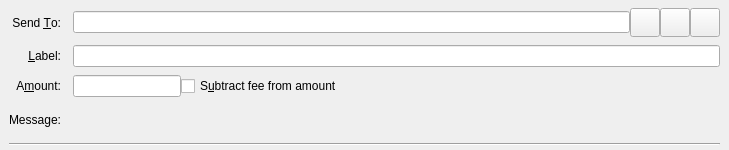
<?xml version="1.0" encoding="UTF-8"?>
<ui version="4.0">
 <class>SendCoinsEntry</class>
 <widget class="QStackedWidget" name="SendCoinsEntry">
  <property name="geometry">
   <rect>
    <x>0</x>
    <y>0</y>
    <width>729</width>
    <height>150</height>
   </rect>
  </property>
  <property name="focusPolicy">
   <enum>Qt::TabFocus</enum>
  </property>
  <property name="autoFillBackground">
   <bool>false</bool>
  </property>
  <widget class="QFrame" name="SendCoins">
   <property name="toolTip">
    <string>This is a normal payment.</string>
   </property>
   <property name="frameShape">
    <enum>QFrame::NoFrame</enum>
   </property>
   <layout class="QGridLayout" name="gridLayout">
    <property name="topMargin">
     <number>8</number>
    </property>
    <property name="bottomMargin">
     <number>4</number>
    </property>
    <property name="horizontalSpacing">
     <number>12</number>
    </property>
    <property name="verticalSpacing">
     <number>8</number>
    </property>
    <item row="3" column="1">
     <widget class="QLabel" name="messageTextLabel">
      <property name="toolTip">
       <string>A message that was attached to the avian: URI which will be stored with the transaction for your reference. Note: This message will not be sent over the Avian network.</string>
      </property>
      <property name="textFormat">
       <enum>Qt::PlainText</enum>
      </property>
     </widget>
    </item>
    <item row="1" column="0">
     <widget class="QLabel" name="labellLabel">
      <property name="text">
       <string>&amp;Label:</string>
      </property>
      <property name="alignment">
       <set>Qt::AlignRight|Qt::AlignTrailing|Qt::AlignVCenter</set>
      </property>
      <property name="buddy">
       <cstring>addAsLabel</cstring>
      </property>
     </widget>
    </item>
    <item row="2" column="1">
     <layout class="QHBoxLayout" name="horizontalLayoutAmount" stretch="0,1">
      <item>
       <widget class="AvianAmountField" name="payAmount"/>
      </item>
      <item>
       <widget class="QCheckBox" name="checkboxSubtractFeeFromAmount">
        <property name="toolTip">
         <string>The fee will be deducted from the amount being sent. The recipient will receive less avians than you enter in the amount field. If multiple recipients are selected, the fee is split equally.</string>
        </property>
        <property name="text">
         <string>S&amp;ubtract fee from amount</string>
        </property>
       </widget>
      </item>
     </layout>
    </item>
    <item row="0" column="1">
     <layout class="QHBoxLayout" name="payToLayout">
      <property name="spacing">
       <number>0</number>
      </property>
      <item>
       <widget class="QValidatedLineEdit" name="payTo">
        <property name="toolTip">
         <string>The Avian address to send the payment to</string>
        </property>
       </widget>
      </item>
      <item>
       <widget class="QToolButton" name="addressBookButton">
        <property name="toolTip">
         <string>Choose previously used address</string>
        </property>
        <property name="text">
         <string/>
        </property>
        <property name="iconSize">
         <size>
          <width>22</width>
          <height>22</height>
         </size>
        </property>
        <property name="shortcut">
         <string>Alt+A</string>
        </property>
       </widget>
      </item>
      <item>
       <widget class="QToolButton" name="pasteButton">
        <property name="toolTip">
         <string>Paste address from clipboard</string>
        </property>
        <property name="text">
         <string/>
        </property>
        <property name="iconSize">
         <size>
          <width>22</width>
          <height>22</height>
         </size>
        </property>
        <property name="shortcut">
         <string>Alt+P</string>
        </property>
       </widget>
      </item>
      <item>
       <widget class="QToolButton" name="deleteButton">
        <property name="toolTip">
         <string>Remove this entry</string>
        </property>
        <property name="text">
         <string/>
        </property>
        <property name="iconSize">
         <size>
          <width>22</width>
          <height>22</height>
         </size>
        </property>
       </widget>
      </item>
     </layout>
    </item>
    <item row="0" column="0">
     <widget class="QLabel" name="payToLabel">
      <property name="text">
       <string>Send &amp;To:</string>
      </property>
      <property name="alignment">
       <set>Qt::AlignRight|Qt::AlignTrailing|Qt::AlignVCenter</set>
      </property>
      <property name="buddy">
       <cstring>payTo</cstring>
      </property>
     </widget>
    </item>
    <item row="3" column="0">
     <widget class="QLabel" name="messageLabel">
      <property name="text">
       <string>Message:</string>
      </property>
      <property name="alignment">
       <set>Qt::AlignRight|Qt::AlignTrailing|Qt::AlignVCenter</set>
      </property>
     </widget>
    </item>
    <item row="2" column="0">
     <widget class="QLabel" name="amountLabel">
      <property name="text">
       <string>A&amp;mount:</string>
      </property>
      <property name="alignment">
       <set>Qt::AlignRight|Qt::AlignTrailing|Qt::AlignVCenter</set>
      </property>
      <property name="buddy">
       <cstring>payAmount</cstring>
      </property>
     </widget>
    </item>
    <item row="1" column="1">
     <widget class="QLineEdit" name="addAsLabel">
      <property name="toolTip">
       <string>Enter a label for this address to add it to the list of used addresses</string>
      </property>
     </widget>
    </item>
    <item row="4" column="0" colspan="2">
     <widget class="Line" name="line">
      <property name="orientation">
       <enum>Qt::Horizontal</enum>
      </property>
     </widget>
    </item>
   </layout>
  </widget>
  <widget class="QFrame" name="SendCoins_UnauthenticatedPaymentRequest">
   <property name="palette">
    <palette>
     <active>
      <colorrole role="WindowText">
       <brush brushstyle="SolidPattern">
        <color alpha="255">
         <red>0</red>
         <green>0</green>
         <blue>0</blue>
        </color>
       </brush>
      </colorrole>
      <colorrole role="Button">
       <brush brushstyle="SolidPattern">
        <color alpha="255">
         <red>255</red>
         <green>255</green>
         <blue>127</blue>
        </color>
       </brush>
      </colorrole>
      <colorrole role="Light">
       <brush brushstyle="SolidPattern">
        <color alpha="255">
         <red>255</red>
         <green>255</green>
         <blue>255</blue>
        </color>
       </brush>
      </colorrole>
      <colorrole role="Midlight">
       <brush brushstyle="SolidPattern">
        <color alpha="255">
         <red>255</red>
         <green>255</green>
         <blue>191</blue>
        </color>
       </brush>
      </colorrole>
      <colorrole role="Dark">
       <brush brushstyle="SolidPattern">
        <color alpha="255">
         <red>127</red>
         <green>127</green>
         <blue>63</blue>
        </color>
       </brush>
      </colorrole>
      <colorrole role="Mid">
       <brush brushstyle="SolidPattern">
        <color alpha="255">
         <red>170</red>
         <green>170</green>
         <blue>84</blue>
        </color>
       </brush>
      </colorrole>
      <colorrole role="Text">
       <brush brushstyle="SolidPattern">
        <color alpha="255">
         <red>0</red>
         <green>0</green>
         <blue>0</blue>
        </color>
       </brush>
      </colorrole>
      <colorrole role="BrightText">
       <brush brushstyle="SolidPattern">
        <color alpha="255">
         <red>255</red>
         <green>255</green>
         <blue>255</blue>
        </color>
       </brush>
      </colorrole>
      <colorrole role="ButtonText">
       <brush brushstyle="SolidPattern">
        <color alpha="255">
         <red>0</red>
         <green>0</green>
         <blue>0</blue>
        </color>
       </brush>
      </colorrole>
      <colorrole role="Base">
       <brush brushstyle="SolidPattern">
        <color alpha="255">
         <red>255</red>
         <green>255</green>
         <blue>255</blue>
        </color>
       </brush>
      </colorrole>
      <colorrole role="Window">
       <brush brushstyle="SolidPattern">
        <color alpha="255">
         <red>255</red>
         <green>255</green>
         <blue>127</blue>
        </color>
       </brush>
      </colorrole>
      <colorrole role="Shadow">
       <brush brushstyle="SolidPattern">
        <color alpha="255">
         <red>0</red>
         <green>0</green>
         <blue>0</blue>
        </color>
       </brush>
      </colorrole>
      <colorrole role="AlternateBase">
       <brush brushstyle="SolidPattern">
        <color alpha="255">
         <red>255</red>
         <green>255</green>
         <blue>191</blue>
        </color>
       </brush>
      </colorrole>
      <colorrole role="ToolTipBase">
       <brush brushstyle="SolidPattern">
        <color alpha="255">
         <red>255</red>
         <green>255</green>
         <blue>220</blue>
        </color>
       </brush>
      </colorrole>
      <colorrole role="ToolTipText">
       <brush brushstyle="SolidPattern">
        <color alpha="255">
         <red>0</red>
         <green>0</green>
         <blue>0</blue>
        </color>
       </brush>
      </colorrole>
     </active>
     <inactive>
      <colorrole role="WindowText">
       <brush brushstyle="SolidPattern">
        <color alpha="255">
         <red>0</red>
         <green>0</green>
         <blue>0</blue>
        </color>
       </brush>
      </colorrole>
      <colorrole role="Button">
       <brush brushstyle="SolidPattern">
        <color alpha="255">
         <red>255</red>
         <green>255</green>
         <blue>127</blue>
        </color>
       </brush>
      </colorrole>
      <colorrole role="Light">
       <brush brushstyle="SolidPattern">
        <color alpha="255">
         <red>255</red>
         <green>255</green>
         <blue>255</blue>
        </color>
       </brush>
      </colorrole>
      <colorrole role="Midlight">
       <brush brushstyle="SolidPattern">
        <color alpha="255">
         <red>255</red>
         <green>255</green>
         <blue>191</blue>
        </color>
       </brush>
      </colorrole>
      <colorrole role="Dark">
       <brush brushstyle="SolidPattern">
        <color alpha="255">
         <red>127</red>
         <green>127</green>
         <blue>63</blue>
        </color>
       </brush>
      </colorrole>
      <colorrole role="Mid">
       <brush brushstyle="SolidPattern">
        <color alpha="255">
         <red>170</red>
         <green>170</green>
         <blue>84</blue>
        </color>
       </brush>
      </colorrole>
      <colorrole role="Text">
       <brush brushstyle="SolidPattern">
        <color alpha="255">
         <red>0</red>
         <green>0</green>
         <blue>0</blue>
        </color>
       </brush>
      </colorrole>
      <colorrole role="BrightText">
       <brush brushstyle="SolidPattern">
        <color alpha="255">
         <red>255</red>
         <green>255</green>
         <blue>255</blue>
        </color>
       </brush>
      </colorrole>
      <colorrole role="ButtonText">
       <brush brushstyle="SolidPattern">
        <color alpha="255">
         <red>0</red>
         <green>0</green>
         <blue>0</blue>
        </color>
       </brush>
      </colorrole>
      <colorrole role="Base">
       <brush brushstyle="SolidPattern">
        <color alpha="255">
         <red>255</red>
         <green>255</green>
         <blue>255</blue>
        </color>
       </brush>
      </colorrole>
      <colorrole role="Window">
       <brush brushstyle="SolidPattern">
        <color alpha="255">
         <red>255</red>
         <green>255</green>
         <blue>127</blue>
        </color>
       </brush>
      </colorrole>
      <colorrole role="Shadow">
       <brush brushstyle="SolidPattern">
        <color alpha="255">
         <red>0</red>
         <green>0</green>
         <blue>0</blue>
        </color>
       </brush>
      </colorrole>
      <colorrole role="AlternateBase">
       <brush brushstyle="SolidPattern">
        <color alpha="255">
         <red>255</red>
         <green>255</green>
         <blue>191</blue>
        </color>
       </brush>
      </colorrole>
      <colorrole role="ToolTipBase">
       <brush brushstyle="SolidPattern">
        <color alpha="255">
         <red>255</red>
         <green>255</green>
         <blue>220</blue>
        </color>
       </brush>
      </colorrole>
      <colorrole role="ToolTipText">
       <brush brushstyle="SolidPattern">
        <color alpha="255">
         <red>0</red>
         <green>0</green>
         <blue>0</blue>
        </color>
       </brush>
      </colorrole>
     </inactive>
     <disabled>
      <colorrole role="WindowText">
       <brush brushstyle="SolidPattern">
        <color alpha="255">
         <red>127</red>
         <green>127</green>
         <blue>63</blue>
        </color>
       </brush>
      </colorrole>
      <colorrole role="Button">
       <brush brushstyle="SolidPattern">
        <color alpha="255">
         <red>255</red>
         <green>255</green>
         <blue>127</blue>
        </color>
       </brush>
      </colorrole>
      <colorrole role="Light">
       <brush brushstyle="SolidPattern">
        <color alpha="255">
         <red>255</red>
         <green>255</green>
         <blue>255</blue>
        </color>
       </brush>
      </colorrole>
      <colorrole role="Midlight">
       <brush brushstyle="SolidPattern">
        <color alpha="255">
         <red>255</red>
         <green>255</green>
         <blue>191</blue>
        </color>
       </brush>
      </colorrole>
      <colorrole role="Dark">
       <brush brushstyle="SolidPattern">
        <color alpha="255">
         <red>127</red>
         <green>127</green>
         <blue>63</blue>
        </color>
       </brush>
      </colorrole>
      <colorrole role="Mid">
       <brush brushstyle="SolidPattern">
        <color alpha="255">
         <red>170</red>
         <green>170</green>
         <blue>84</blue>
        </color>
       </brush>
      </colorrole>
      <colorrole role="Text">
       <brush brushstyle="SolidPattern">
        <color alpha="255">
         <red>127</red>
         <green>127</green>
         <blue>63</blue>
        </color>
       </brush>
      </colorrole>
      <colorrole role="BrightText">
       <brush brushstyle="SolidPattern">
        <color alpha="255">
         <red>255</red>
         <green>255</green>
         <blue>255</blue>
        </color>
       </brush>
      </colorrole>
      <colorrole role="ButtonText">
       <brush brushstyle="SolidPattern">
        <color alpha="255">
         <red>127</red>
         <green>127</green>
         <blue>63</blue>
        </color>
       </brush>
      </colorrole>
      <colorrole role="Base">
       <brush brushstyle="SolidPattern">
        <color alpha="255">
         <red>255</red>
         <green>255</green>
         <blue>127</blue>
        </color>
       </brush>
      </colorrole>
      <colorrole role="Window">
       <brush brushstyle="SolidPattern">
        <color alpha="255">
         <red>255</red>
         <green>255</green>
         <blue>127</blue>
        </color>
       </brush>
      </colorrole>
      <colorrole role="Shadow">
       <brush brushstyle="SolidPattern">
        <color alpha="255">
         <red>0</red>
         <green>0</green>
         <blue>0</blue>
        </color>
       </brush>
      </colorrole>
      <colorrole role="AlternateBase">
       <brush brushstyle="SolidPattern">
        <color alpha="255">
         <red>255</red>
         <green>255</green>
         <blue>127</blue>
        </color>
       </brush>
      </colorrole>
      <colorrole role="ToolTipBase">
       <brush brushstyle="SolidPattern">
        <color alpha="255">
         <red>255</red>
         <green>255</green>
         <blue>220</blue>
        </color>
       </brush>
      </colorrole>
      <colorrole role="ToolTipText">
       <brush brushstyle="SolidPattern">
        <color alpha="255">
         <red>0</red>
         <green>0</green>
         <blue>0</blue>
        </color>
       </brush>
      </colorrole>
     </disabled>
    </palette>
   </property>
   <property name="toolTip">
    <string>This is an unauthenticated payment request.</string>
   </property>
   <property name="autoFillBackground">
    <bool>true</bool>
   </property>
   <property name="frameShape">
    <enum>QFrame::NoFrame</enum>
   </property>
   <layout class="QGridLayout" name="gridLayout_is">
    <property name="spacing">
     <number>12</number>
    </property>
    <item row="0" column="0">
     <widget class="QLabel" name="payToLabel_is">
      <property name="text">
       <string>Send to:</string>
      </property>
      <property name="alignment">
       <set>Qt::AlignRight|Qt::AlignTrailing|Qt::AlignVCenter</set>
      </property>
     </widget>
    </item>
    <item row="0" column="1">
     <layout class="QHBoxLayout" name="payToLayout_is">
      <property name="spacing">
       <number>0</number>
      </property>
      <item>
       <widget class="QLabel" name="payTo_is"/>
      </item>
      <item>
       <widget class="QToolButton" name="deleteButton_is">
        <property name="toolTip">
         <string>Remove this entry</string>
        </property>
        <property name="text">
         <string/>
        </property>
       </widget>
      </item>
     </layout>
    </item>
    <item row="1" column="0">
     <widget class="QLabel" name="memoLabel_is">
      <property name="text">
       <string>Memo:</string>
      </property>
      <property name="alignment">
       <set>Qt::AlignRight|Qt::AlignTrailing|Qt::AlignVCenter</set>
      </property>
     </widget>
    </item>
    <item row="1" column="1">
     <widget class="QLabel" name="memoTextLabel_is">
      <property name="textFormat">
       <enum>Qt::PlainText</enum>
      </property>
     </widget>
    </item>
    <item row="2" column="0">
     <widget class="QLabel" name="amountLabel_is">
      <property name="text">
       <string>A&amp;mount:</string>
      </property>
      <property name="alignment">
       <set>Qt::AlignRight|Qt::AlignTrailing|Qt::AlignVCenter</set>
      </property>
      <property name="buddy">
       <cstring>payAmount_is</cstring>
      </property>
     </widget>
    </item>
    <item row="2" column="1">
     <widget class="AvianAmountField" name="payAmount_is">
      <property name="acceptDrops">
       <bool>false</bool>
      </property>
     </widget>
    </item>
   </layout>
  </widget>
  <widget class="QFrame" name="SendCoins_AuthenticatedPaymentRequest">
   <property name="palette">
    <palette>
     <active>
      <colorrole role="WindowText">
       <brush brushstyle="SolidPattern">
        <color alpha="255">
         <red>0</red>
         <green>0</green>
         <blue>0</blue>
        </color>
       </brush>
      </colorrole>
      <colorrole role="Button">
       <brush brushstyle="SolidPattern">
        <color alpha="255">
         <red>140</red>
         <green>232</green>
         <blue>119</blue>
        </color>
       </brush>
      </colorrole>
      <colorrole role="Light">
       <brush brushstyle="SolidPattern">
        <color alpha="255">
         <red>230</red>
         <green>255</green>
         <blue>224</blue>
        </color>
       </brush>
      </colorrole>
      <colorrole role="Midlight">
       <brush brushstyle="SolidPattern">
        <color alpha="255">
         <red>185</red>
         <green>243</green>
         <blue>171</blue>
        </color>
       </brush>
      </colorrole>
      <colorrole role="Dark">
       <brush brushstyle="SolidPattern">
        <color alpha="255">
         <red>70</red>
         <green>116</green>
         <blue>59</blue>
        </color>
       </brush>
      </colorrole>
      <colorrole role="Mid">
       <brush brushstyle="SolidPattern">
        <color alpha="255">
         <red>93</red>
         <green>155</green>
         <blue>79</blue>
        </color>
       </brush>
      </colorrole>
      <colorrole role="Text">
       <brush brushstyle="SolidPattern">
        <color alpha="255">
         <red>0</red>
         <green>0</green>
         <blue>0</blue>
        </color>
       </brush>
      </colorrole>
      <colorrole role="BrightText">
       <brush brushstyle="SolidPattern">
        <color alpha="255">
         <red>155</red>
         <green>255</green>
         <blue>147</blue>
        </color>
       </brush>
      </colorrole>
      <colorrole role="ButtonText">
       <brush brushstyle="SolidPattern">
        <color alpha="255">
         <red>0</red>
         <green>0</green>
         <blue>0</blue>
        </color>
       </brush>
      </colorrole>
      <colorrole role="Base">
       <brush brushstyle="SolidPattern">
        <color alpha="255">
         <red>119</red>
         <green>255</green>
         <blue>233</blue>
        </color>
       </brush>
      </colorrole>
      <colorrole role="Window">
       <brush brushstyle="SolidPattern">
        <color alpha="255">
         <red>140</red>
         <green>232</green>
         <blue>119</blue>
        </color>
       </brush>
      </colorrole>
      <colorrole role="Shadow">
       <brush brushstyle="SolidPattern">
        <color alpha="255">
         <red>0</red>
         <green>0</green>
         <blue>0</blue>
        </color>
       </brush>
      </colorrole>
      <colorrole role="AlternateBase">
       <brush brushstyle="SolidPattern">
        <color alpha="255">
         <red>197</red>
         <green>243</green>
         <blue>187</blue>
        </color>
       </brush>
      </colorrole>
      <colorrole role="NoRole">
       <brush brushstyle="SolidPattern">
        <color alpha="255">
         <red>125</red>
         <green>194</green>
         <blue>122</blue>
        </color>
       </brush>
      </colorrole>
      <colorrole role="ToolTipBase">
       <brush brushstyle="SolidPattern">
        <color alpha="255">
         <red>255</red>
         <green>255</green>
         <blue>220</blue>
        </color>
       </brush>
      </colorrole>
      <colorrole role="ToolTipText">
       <brush brushstyle="SolidPattern">
        <color alpha="255">
         <red>0</red>
         <green>0</green>
         <blue>0</blue>
        </color>
       </brush>
      </colorrole>
     </active>
     <inactive>
      <colorrole role="WindowText">
       <brush brushstyle="SolidPattern">
        <color alpha="255">
         <red>0</red>
         <green>0</green>
         <blue>0</blue>
        </color>
       </brush>
      </colorrole>
      <colorrole role="Button">
       <brush brushstyle="SolidPattern">
        <color alpha="255">
         <red>140</red>
         <green>232</green>
         <blue>119</blue>
        </color>
       </brush>
      </colorrole>
      <colorrole role="Light">
       <brush brushstyle="SolidPattern">
        <color alpha="255">
         <red>230</red>
         <green>255</green>
         <blue>224</blue>
        </color>
       </brush>
      </colorrole>
      <colorrole role="Midlight">
       <brush brushstyle="SolidPattern">
        <color alpha="255">
         <red>185</red>
         <green>243</green>
         <blue>171</blue>
        </color>
       </brush>
      </colorrole>
      <colorrole role="Dark">
       <brush brushstyle="SolidPattern">
        <color alpha="255">
         <red>70</red>
         <green>116</green>
         <blue>59</blue>
        </color>
       </brush>
      </colorrole>
      <colorrole role="Mid">
       <brush brushstyle="SolidPattern">
        <color alpha="255">
         <red>93</red>
         <green>155</green>
         <blue>79</blue>
        </color>
       </brush>
      </colorrole>
      <colorrole role="Text">
       <brush brushstyle="SolidPattern">
        <color alpha="255">
         <red>0</red>
         <green>0</green>
         <blue>0</blue>
        </color>
       </brush>
      </colorrole>
      <colorrole role="BrightText">
       <brush brushstyle="SolidPattern">
        <color alpha="255">
         <red>155</red>
         <green>255</green>
         <blue>147</blue>
        </color>
       </brush>
      </colorrole>
      <colorrole role="ButtonText">
       <brush brushstyle="SolidPattern">
        <color alpha="255">
         <red>0</red>
         <green>0</green>
         <blue>0</blue>
        </color>
       </brush>
      </colorrole>
      <colorrole role="Base">
       <brush brushstyle="SolidPattern">
        <color alpha="255">
         <red>119</red>
         <green>255</green>
         <blue>233</blue>
        </color>
       </brush>
      </colorrole>
      <colorrole role="Window">
       <brush brushstyle="SolidPattern">
        <color alpha="255">
         <red>140</red>
         <green>232</green>
         <blue>119</blue>
        </color>
       </brush>
      </colorrole>
      <colorrole role="Shadow">
       <brush brushstyle="SolidPattern">
        <color alpha="255">
         <red>0</red>
         <green>0</green>
         <blue>0</blue>
        </color>
       </brush>
      </colorrole>
      <colorrole role="AlternateBase">
       <brush brushstyle="SolidPattern">
        <color alpha="255">
         <red>197</red>
         <green>243</green>
         <blue>187</blue>
        </color>
       </brush>
      </colorrole>
      <colorrole role="NoRole">
       <brush brushstyle="SolidPattern">
        <color alpha="255">
         <red>125</red>
         <green>194</green>
         <blue>122</blue>
        </color>
       </brush>
      </colorrole>
      <colorrole role="ToolTipBase">
       <brush brushstyle="SolidPattern">
        <color alpha="255">
         <red>255</red>
         <green>255</green>
         <blue>220</blue>
        </color>
       </brush>
      </colorrole>
      <colorrole role="ToolTipText">
       <brush brushstyle="SolidPattern">
        <color alpha="255">
         <red>0</red>
         <green>0</green>
         <blue>0</blue>
        </color>
       </brush>
      </colorrole>
     </inactive>
     <disabled>
      <colorrole role="WindowText">
       <brush brushstyle="SolidPattern">
        <color alpha="255">
         <red>70</red>
         <green>116</green>
         <blue>59</blue>
        </color>
       </brush>
      </colorrole>
      <colorrole role="Button">
       <brush brushstyle="SolidPattern">
        <color alpha="255">
         <red>140</red>
         <green>232</green>
         <blue>119</blue>
        </color>
       </brush>
      </colorrole>
      <colorrole role="Light">
       <brush brushstyle="SolidPattern">
        <color alpha="255">
         <red>230</red>
         <green>255</green>
         <blue>224</blue>
        </color>
       </brush>
      </colorrole>
      <colorrole role="Midlight">
       <brush brushstyle="SolidPattern">
        <color alpha="255">
         <red>185</red>
         <green>243</green>
         <blue>171</blue>
        </color>
       </brush>
      </colorrole>
      <colorrole role="Dark">
       <brush brushstyle="SolidPattern">
        <color alpha="255">
         <red>70</red>
         <green>116</green>
         <blue>59</blue>
        </color>
       </brush>
      </colorrole>
      <colorrole role="Mid">
       <brush brushstyle="SolidPattern">
        <color alpha="255">
         <red>93</red>
         <green>155</green>
         <blue>79</blue>
        </color>
       </brush>
      </colorrole>
      <colorrole role="Text">
       <brush brushstyle="SolidPattern">
        <color alpha="255">
         <red>70</red>
         <green>116</green>
         <blue>59</blue>
        </color>
       </brush>
      </colorrole>
      <colorrole role="BrightText">
       <brush brushstyle="SolidPattern">
        <color alpha="255">
         <red>155</red>
         <green>255</green>
         <blue>147</blue>
        </color>
       </brush>
      </colorrole>
      <colorrole role="ButtonText">
       <brush brushstyle="SolidPattern">
        <color alpha="255">
         <red>70</red>
         <green>116</green>
         <blue>59</blue>
        </color>
       </brush>
      </colorrole>
      <colorrole role="Base">
       <brush brushstyle="SolidPattern">
        <color alpha="255">
         <red>140</red>
         <green>232</green>
         <blue>119</blue>
        </color>
       </brush>
      </colorrole>
      <colorrole role="Window">
       <brush brushstyle="SolidPattern">
        <color alpha="255">
         <red>140</red>
         <green>232</green>
         <blue>119</blue>
        </color>
       </brush>
      </colorrole>
      <colorrole role="Shadow">
       <brush brushstyle="SolidPattern">
        <color alpha="255">
         <red>0</red>
         <green>0</green>
         <blue>0</blue>
        </color>
       </brush>
      </colorrole>
      <colorrole role="AlternateBase">
       <brush brushstyle="SolidPattern">
        <color alpha="255">
         <red>140</red>
         <green>232</green>
         <blue>119</blue>
        </color>
       </brush>
      </colorrole>
      <colorrole role="NoRole">
       <brush brushstyle="SolidPattern">
        <color alpha="255">
         <red>125</red>
         <green>194</green>
         <blue>122</blue>
        </color>
       </brush>
      </colorrole>
      <colorrole role="ToolTipBase">
       <brush brushstyle="SolidPattern">
        <color alpha="255">
         <red>255</red>
         <green>255</green>
         <blue>220</blue>
        </color>
       </brush>
      </colorrole>
      <colorrole role="ToolTipText">
       <brush brushstyle="SolidPattern">
        <color alpha="255">
         <red>0</red>
         <green>0</green>
         <blue>0</blue>
        </color>
       </brush>
      </colorrole>
     </disabled>
    </palette>
   </property>
   <property name="toolTip">
    <string>This is an authenticated payment request.</string>
   </property>
   <property name="autoFillBackground">
    <bool>true</bool>
   </property>
   <property name="frameShape">
    <enum>QFrame::NoFrame</enum>
   </property>
   <layout class="QGridLayout" name="gridLayout_s">
    <property name="spacing">
     <number>12</number>
    </property>
    <item row="0" column="0">
     <widget class="QLabel" name="payToLabel_s">
      <property name="text">
       <string>Send to:</string>
      </property>
      <property name="alignment">
       <set>Qt::AlignRight|Qt::AlignTrailing|Qt::AlignVCenter</set>
      </property>
     </widget>
    </item>
    <item row="0" column="1">
     <layout class="QHBoxLayout" name="payToLayout_s">
      <property name="spacing">
       <number>0</number>
      </property>
      <item>
       <widget class="QLabel" name="payTo_s">
        <property name="textFormat">
         <enum>Qt::PlainText</enum>
        </property>
       </widget>
      </item>
      <item>
       <widget class="QToolButton" name="deleteButton_s">
        <property name="toolTip">
         <string>Remove this entry</string>
        </property>
        <property name="text">
         <string/>
        </property>
       </widget>
      </item>
     </layout>
    </item>
    <item row="1" column="0">
     <widget class="QLabel" name="memoLabel_s">
      <property name="text">
       <string>Memo:</string>
      </property>
      <property name="alignment">
       <set>Qt::AlignRight|Qt::AlignTrailing|Qt::AlignVCenter</set>
      </property>
     </widget>
    </item>
    <item row="1" column="1">
     <widget class="QLabel" name="memoTextLabel_s">
      <property name="textFormat">
       <enum>Qt::PlainText</enum>
      </property>
     </widget>
    </item>
    <item row="2" column="0">
     <widget class="QLabel" name="amountLabel_s">
      <property name="text">
       <string>A&amp;mount:</string>
      </property>
      <property name="alignment">
       <set>Qt::AlignRight|Qt::AlignTrailing|Qt::AlignVCenter</set>
      </property>
      <property name="buddy">
       <cstring>payAmount_s</cstring>
      </property>
     </widget>
    </item>
    <item row="2" column="1">
     <widget class="AvianAmountField" name="payAmount_s">
      <property name="acceptDrops">
       <bool>false</bool>
      </property>
     </widget>
    </item>
   </layout>
  </widget>
 </widget>
 <customwidgets>
  <customwidget>
   <class>QValidatedLineEdit</class>
   <extends>QLineEdit</extends>
   <header>qvalidatedlineedit.h</header>
  </customwidget>
  <customwidget>
   <class>AvianAmountField</class>
   <extends>QLineEdit</extends>
   <header>avianamountfield.h</header>
   <container>1</container>
  </customwidget>
 </customwidgets>
 <tabstops>
  <tabstop>payTo</tabstop>
  <tabstop>addressBookButton</tabstop>
  <tabstop>pasteButton</tabstop>
  <tabstop>deleteButton</tabstop>
  <tabstop>addAsLabel</tabstop>
  <tabstop>payAmount</tabstop>
  <tabstop>payAmount_is</tabstop>
  <tabstop>deleteButton_is</tabstop>
  <tabstop>payAmount_s</tabstop>
  <tabstop>deleteButton_s</tabstop>
 </tabstops>
 <resources>
  <include location="../avian.qrc"/>
 </resources>
 <connections/>
</ui>
